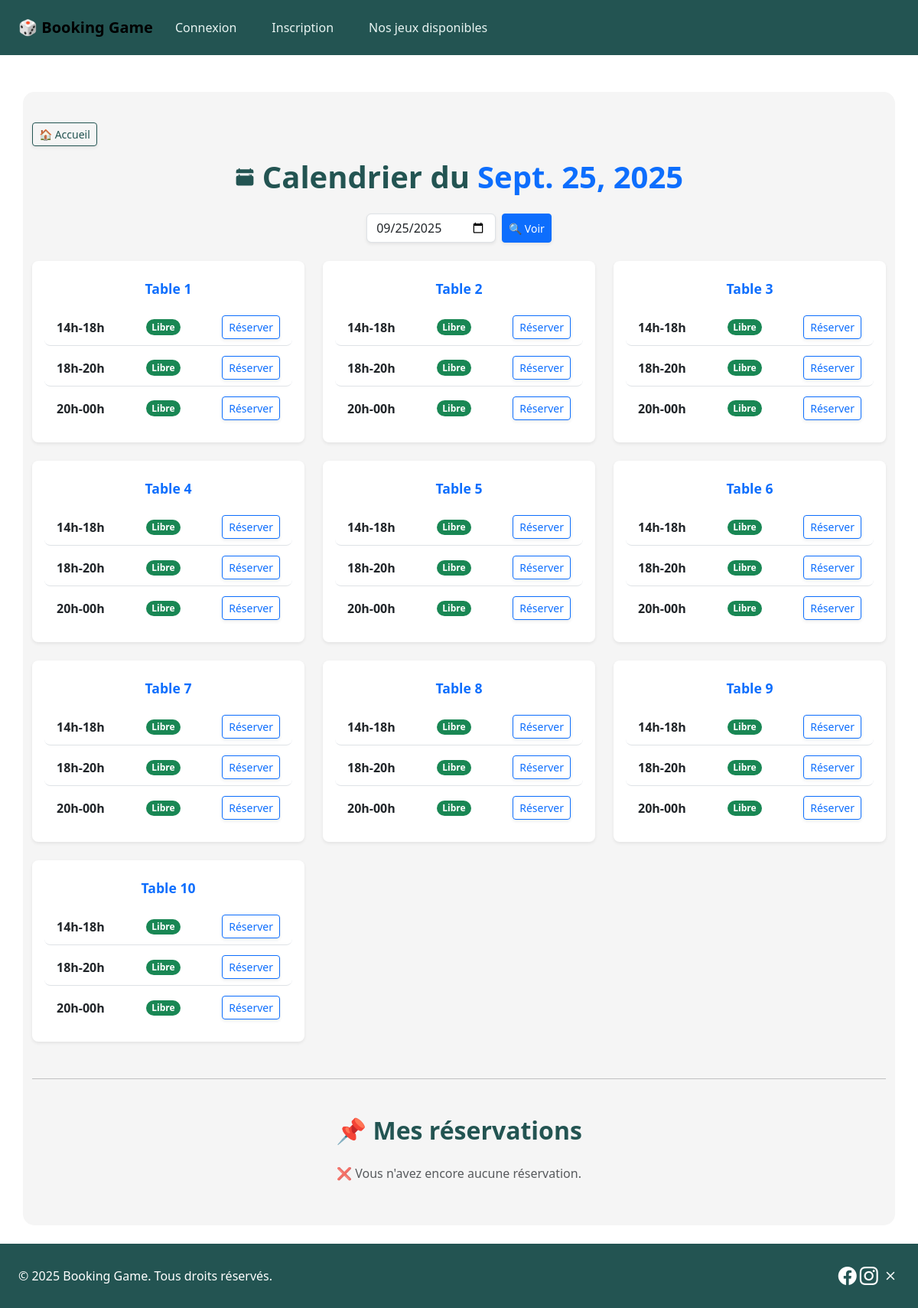
The page /calendar/ on the database as committed earlier.
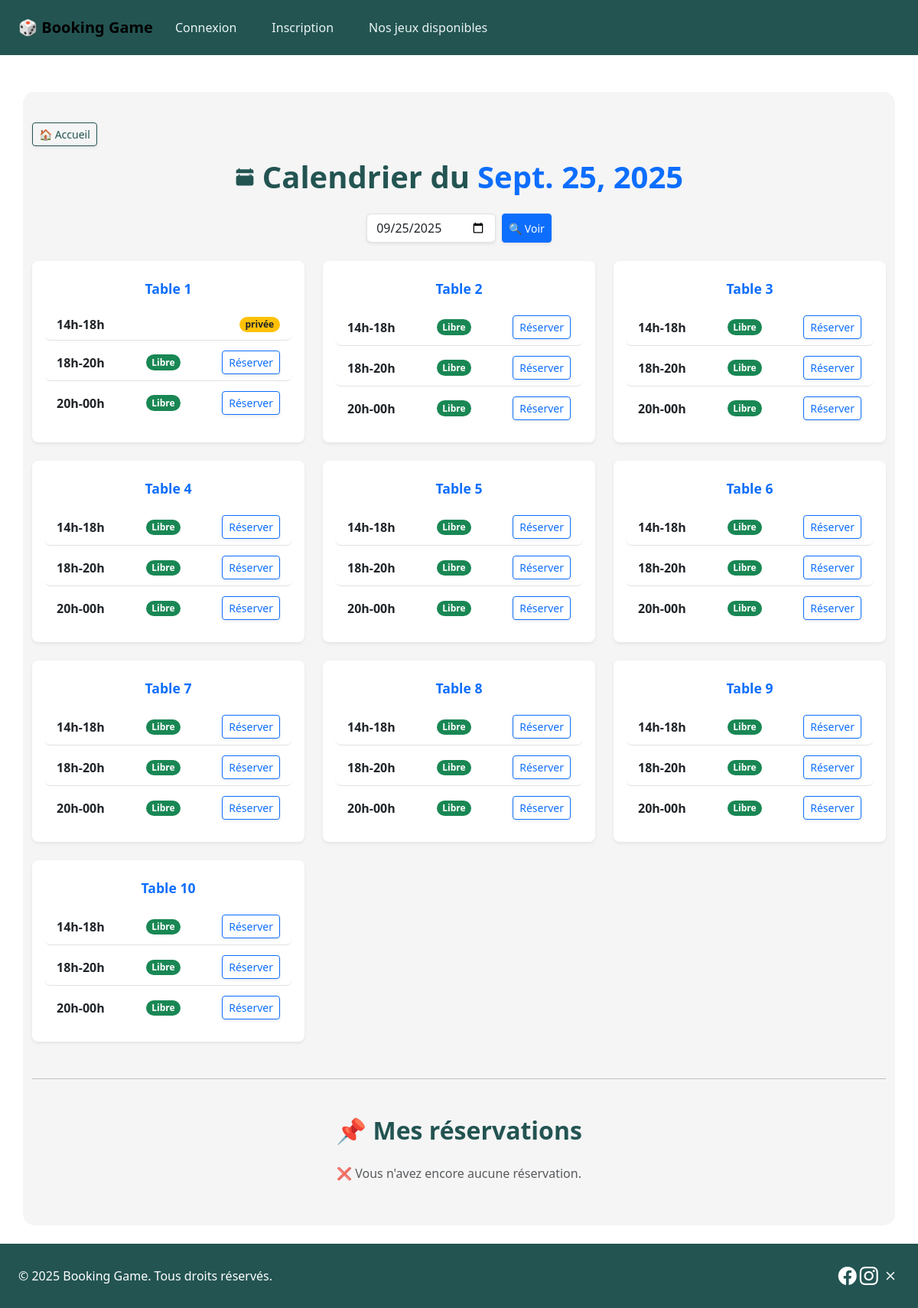
The same page on the database as committed later.
### tables_app/models.py (models this page shows, shortened)
class Table(models.Model):
    number_table = models.IntegerField(unique=True)
    capacity_table = models.IntegerField()
    state_table = models.CharField(max_length=10, choices=TableEtat.choices, default=TableEtat.LIBRE)
    game_table = models.ForeignKey("Game", null=True, blank=True, on_delete=models.SET_NULL)
    code_table = models.CharField(max_length=20, null=True, blank=True)
    customer_table = models.ManyToManyField(settings.AUTH_USER_MODEL,
                                            blank=True,
                                            related_name='joined_tables')

class Booking(models.Model):
    date = models.DateField(default=timezone.now)
    start_time = models.TimeField()
    duration = models.DurationField(help_text="Durée (HH:MM:SS)")
    booking_type = models.CharField(max_length=10, choices=BookingType.choices)
    table = models.ForeignKey("Table", on_delete=models.CASCADE)
    main_customer = models.ForeignKey(settings.AUTH_USER_MODEL, on_delete=models.CASCADE, related_name='bookings')
    code = models.CharField(max_length=10, blank=True, null=True)  # ajout du code
    game = models.ForeignKey("tables_app.Game", on_delete=models.SET_NULL, null=True, blank=True)
    custom_game = models.CharField(max_length=100, blank=True, null=True)

### tables_app/views.py (the view)
# urls.py: path('calendar/', views.calendar_view, name='calendar'),
def calendar_view(request):
    date_str = request.GET.get('date')
    if date_str:
        try:
            selected_date = datetime.strptime(date_str, '%Y-%m-%d').date()
        except ValueError:
            selected_date = date.today()
    else:
        selected_date = date.today()
    slots = [
        {"label": "14h-18h", "start": time(14, 0), "end": time(18, 0)},
        {"label": "18h-20h", "start": time(18, 0), "end": time(20, 0)},
        {"label": "20h-00h", "start": time(20, 0), "end": time(23, 59)},
    ]
    tables_data = []
    for table in Table.objects.all():
        table_slots = []
        for slot in slots:
            conflicts = Booking.objects.filter(
                table=table,
                date=selected_date,
                start_time__lt=slot["end"],
                start_time__gte=slot["start"]
            )
            if conflicts.exists():
                state = conflicts.first().booking_type
                available = False
            else:
                state = 'Libre'
                available = True
            table_slots.append({
                "slot_label": slot["label"],
                "state": state,
                "available": available,
            })
        tables_data.append({
            "table": table,
            "slots": table_slots
        })
    user_reservations = None
    if request.user.is_authenticated:
        user_reservations = Booking.objects.filter(
            main_customer=request.user
        ).order_by('-date', 'start_time')
    games = Game.objects.all()
    context = {
        "date": selected_date,
        "tables": tables_data,
        "user_reservations": user_reservations,
        "games": games,  # 👈 on passe les jeux au template
    }
    return render(request, "tables_app/calendar.html", context)

### tables_app/templates/tables_app/calendar.html (shortened to what the changed rows need)
{% extends "base.html" %}
{% load static %}
{% block content %}
<div class="container mt-4 calendar-page">
<h1 class="fw-bold text-center mb-4"
    style="color:#235452; display:flex; justify-content:center; align-items:center; gap:10px;">
    Calendrier du
    <span class="text-primary">{{ date }}</span>
</h1>
    <div class="row g-4">
        {% for t in tables %}
        <div class="col-md-6 col-lg-4">
            <div class="card shadow-sm border-0 rounded-3 h-100">
                <div class="card-body">
                    <h5 class="card-title fw-bold text-center text-primary">Table {{ t.table.number_table }}</h5>
                    <ul class="list-group list-group-flush mt-3">
                        {% for slot in t.slots %}
                        <li class="list-group-item d-flex justify-content-between align-items-center">
                            <span class="fw-semibold">{{ slot.slot_label }}</span>
                            <span class="badge rounded-pill
                                {% if slot.state == 'Libre' %} bg-success {% else %} bg-warning text-dark {% endif %}">
                                {{ slot.state }}
                            </span>
                            {% if slot.available %}
                            <button class="btn btn-outline-primary btn-sm reserve-btn shadow-sm"
                                data-table-id="{{ t.table.id }}"
                                data-slot-label="{{ slot.slot_label }}"
                                data-date="{{ date|date:'Y-m-d' }}">
                                Réserver
                            </button>
                            {% endif %}
                        </li>
                        {% endfor %}
                    </ul>
                </div>
            </div>
        </div>
        {% endfor %}
    </div>
    <h2 class="fw-bold text-center mb-4">📌 Mes réservations</h2>
</div>
{% endblock %}

Rows that differ between the two databases and show on the page:
added Booking: date "Sept. 25, 2025", state "privée"
Other text that changed with them:
{{ date }}: "Sept. 25, 2025" → (not shown)
new list line: "14h-18h"
list line gone: "14h-18h Libre Réserver"
